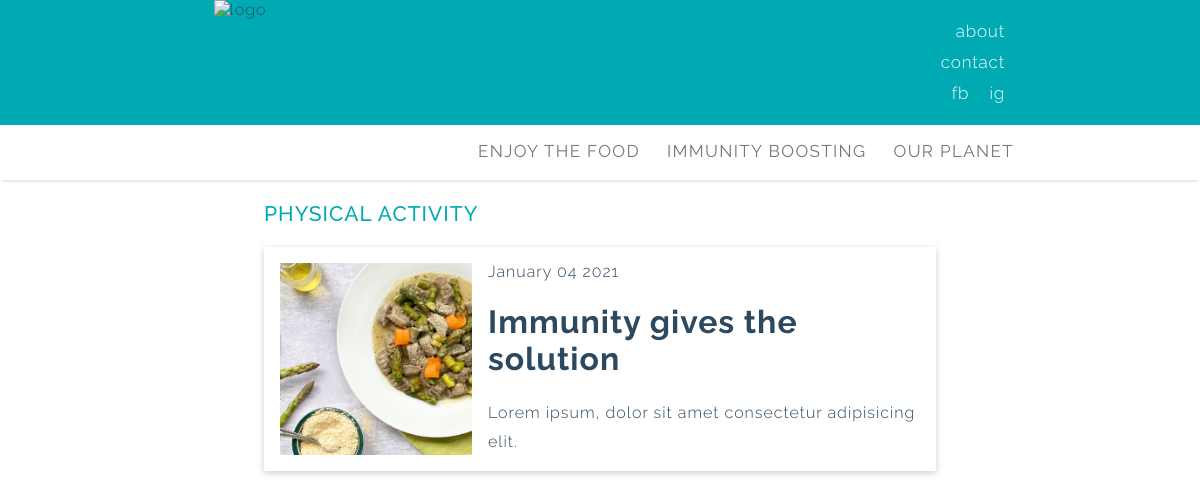
Screenshot of /filter/sub/physical-activity/ with the database file from the repository.
### blog/models.py (models this page shows, shortened)
class Category(models.Model):
    description = models.CharField(max_length=200, unique=True)
    status = models.IntegerField(choices=STATUS, default=0)
    slug = models.SlugField(max_length=200,unique=True, default='')
    class Meta:
        verbose_name_plural = 'Categories'

class SubCategory(models.Model):
    name = models.CharField(max_length=100, unique=True)
    category = models.CharField(max_length=200, choices=category_list, default='')
    status = models.IntegerField(choices=STATUS, default=0)
    slug = models.SlugField(max_length=200,unique=True, default='')
    class Meta:
        verbose_name_plural = 'Sub Categories'

class Post(models.Model):
    titleplus = models.CharField(max_length=200, default='')
    author = models.ForeignKey(User, on_delete= models.CASCADE,related_name='blog_posts')
    updated_on = models.DateTimeField(auto_now= True)
    created_on = models.DateTimeField(auto_now_add=True)
    custom_date = models.DateTimeField(null= True,blank=True)
    category = models.CharField(max_length=200, choices=category_list, default='')
    subcategory = models.CharField(max_length=200, choices=subcategory_list, default='uncategorized')
    status = models.IntegerField(choices=STATUS, default=0)
    thumbnail = models.FileField(upload_to=path_and_rename,blank=True)
    thumbnail_desc = models.CharField(max_length=200,default='',blank=True)
    opener_pic= models.FileField(upload_to=path_and_rename_opener,blank=True)
    intro = RichTextUploadingField()
    title = models.CharField(max_length=200, unique=True)
    slug = models.SlugField(max_length=200, unique=True)
    maintext = RichTextUploadingField(default='')
    intro1 = RichTextUploadingField(default='',blank=True)
    intro_pic= models.FileField(upload_to=path_and_rename_intro,blank=True)
    intro_pic_desc = models.CharField(max_length=200,default='',blank=True)
    legend = RichTextField(default='',blank=True)
    add_pic = models.FileField(upload_to=path_and_rename_add,blank=True)
    add_pic_desc = models.CharField(max_length=200,default='',blank=True)
    ingredients = RichTextField(blank=True)
    preparationtext = RichTextUploadingField(default='',blank=True)
    main_pic = models.FileField(upload_to=path_and_rename_main,blank=True)
    main_pic_desc = models.CharField(max_length=200,default='',blank=True)
    tip = RichTextField(default='',blank=True)
    relates_to = models.ForeignKey('self', on_delete=models.CASCADE, default=1)
    relates_to_desc = models.CharField(max_length=300,default='',blank=True)
    outro = RichTextUploadingField(default='',blank=True)
    class Meta:
        ordering = ['-created_on']
        verbose_name_plural = 'Posts'

### blog/views.py (the view)
# urls.py: path('filter/sub/<slug:slug>/', views.SubCategoryList.as_view(), name='subcategory_view'),
class SubCategoryList(generic.DetailView):
    model = SubCategory
    template_name = 'post_cat_list.html'
    def get_context_data(self, **kwargs):
        context = super(SubCategoryList, self).get_context_data(**kwargs)
        shared_context(context)
        return context

### blog/views.py (called while the page is built)
def shared_context(context):
    cat_queryset = Category.objects.all()
    context['cat_list'] = cat_queryset.filter(status=1).order_by('-id')
    context['cat_list_asc'] = cat_queryset.filter(status=1).order_by('id')
    subcat_queryset = SubCategory.objects.all()
    context['subcat_list'] = subcat_queryset.filter(status=1).order_by('-id')
    context['subcat_list_asc'] = subcat_queryset.filter(status=1).order_by('id')
    post_queryset = Post.objects.all()
    context['post_cat_list'] = post_queryset.filter(status=1).order_by('-id')
    context['post_subcat_list'] = post_queryset.filter(status=1).order_by('id')
    context['related_posts'] = post_queryset
    context['post_cat1_list'] = post_queryset.filter(category='Enjoy The Food').filter(status=1).order_by('id')
    context['post_cat1'] = Category.objects.get(id=1)

### blog/templates/post_cat_list.html
{% extends "base.html" %}
{% load static %}
{% block post_showcase %}
<div class="gallery-cat" id="galleryCat">
  <header class="post-cat-header">
    {% if request.resolver_match.url_name  == 'category_view' %}
    <h3 class="post-cat-title">{{object.description|upper}} </h3>
    {% else %}
    <h3 class="post-cat-title">{{object.name|upper}} </h3>
    {% endif %}
  </header>
  {% if request.resolver_match.url_name  == 'category_view' %}
    {% for post in post_cat_list %}
      {% if object.description == post.category %}
      <a href="{% url 'post_detail' post.slug  %}">
        <div class="post-cat-card">
          <div class="post-cat-card__img">
            <img src="../../media/post{{post.id}}/thumbs/post_thumb{{post.id}}.jpg" alt="">
          </div>
          <div class="post-cat-card__info">
            <div class="post-cat-card__date">
              <span>{{ post.created_on | date:"F d Y"}}</span>
            </div>
            <h1 class="post-cat-card__title">{{ post.title }}</h1>
            <p class="post-cat-card__text">Lorem ipsum, dolor sit amet consectetur adipisicing elit. </p>
          </div>
        </div>
      </a>
      {% endif %}
    {% endfor %}
  {% else %}
    {% for post in post_subcat_list %}
      {% if object.name == post.subcategory %}
      <a href="{% url 'post_detail' post.slug  %}">
        <div class="post-cat-card">
          <div class="post-cat-card__img">
            <img src="../../../media/post{{post.id}}/thumbs/post_thumb{{post.id}}.jpg" alt="">
          </div>
          <div class="post-cat-card__info">
            <div class="post-cat-card__date">
              <span>{{ post.created_on | date:"F d Y"}}</span>
            </div>
            <h1 class="post-cat-card__title">{{ post.titleplus }}</h1>
            <p class="post-cat-card__text">Lorem ipsum, dolor sit amet consectetur adipisicing elit. </p>
          </div>
        </div>
      </a>
      {% endif %}
    {% endfor %}
  {% endif %}
</div>
{% endblock  %}

### blog/templates/base.html (shortened to what this page needs)
{% load static %}
<!DOCTYPE html>
<html lang="en">
	<head>
		<link rel="stylesheet" href="/static/css/style.css" />
		<link rel="stylesheet" href="/static/css/responsive.css" />
	</head>
<body onresize="resizeWindow()">
<div class="header-wrapper">
	<div class="header">
		<div class="logo">
			<a href="/"><img src="{% static 'img/BwZ_logo_W.png' %}" alt="logo"></a>
		</div>
		<div class="header-nav">
			<ul>
				<li><a href="/">about</a></li>
				<li><a href="javascript:void(0)">contact</a></li>
				<li><a href="javascript:void(0)">fb</a>  <a href="javascript:void(0)">ig</a></li>
			</ul>
		</div>
	</div>
</div>
<div class="topnav-wrapper" id="myTopnavWrapper">
	<div class="topnav" id="myTopnav">
	<div class="desc">
	  {% for category in cat_list %}
	  <div class="dropdown">
		<button class="dropbtn"><a href="{% url 'category_view' category.slug  %}" class="">{{category.description}}</a></button>
	  </div>
	  {% endfor %}
	</div>
  </div>
</div>
	<div class="content" id="content">
		{% block post_showcase %}{% endblock post_showcase %}
	</div>
</body>
</html>

### static/css/style.css (style rules this page uses)
:root { --yellow: #ffc600; --black: rgb(45, 73, 95); --grey: #777777; --main: rgb(0, 170, 179); --main_transparent: rgba(0, 170, 179, 0.4); }
*, *:before, *:after { box-sizing: border-box; }
body { font-family: Raleway, sans-serif; letter-spacing: 1px; margin: 0; font-weight: 300; }
button { font-family: Raleway, sans-serif; }
h1,h2,h3,h4,h5,h6 { margin: 0,0,5px,0; }
p { margin: 0; line-height: 29px; }
.content { display: grid; }
.post-cat-title { display:inline-block !important; width: auto; color: var(--main); font-weight: 500; font-size: 21px; }
@media (max-width: 1440px) { .post-cat-title { display:inline-block !important; width: auto; color: var(--main); font-weight: 500; font-size: 21px; } }

### static/css/responsive.css (style rules this page uses)
img { max-width: 100%; }
.topnav-wrapper { box-shadow: 0 4px 2px -2px rgba(0,0,0,.1); z-index: 1; max-width: 100%; background-color: #fff; }
.topnav { overflow: hidden; background-color: #fff; margin: auto ; width: 70%; z-index: 2; }
.topnav a { float: right; display: block; color: var(--grey); text-decoration: none; font-size: 17px; text-transform: uppercase; text-align: center; letter-spacing: 0.08em; }
.logo { max-width: 120px; }
.dropdown { float: right; overflow: hidden; }
.header-wrapper { background-color: var(--main); max-width: 100%; }
.header { background-color: var(--main); text-align: center; margin: auto; width: 70%; display: grid; grid-template-columns: auto auto; }
.header-nav { display: block; color: white; text-align: right; }
.header-nav a { color: white; font-size: 17px; letter-spacing: .05em; padding-right: 15px; }
.header-nav>ul { list-style-type: none; line-height: 30px; }
.dropdown .dropbtn { font-size: 17px; border: none; color: var(--grey); background-color: inherit; line-height: 20px; text-transform: uppercase; letter-spacing: 0.08em; text-align: center; }
@media (min-width: 960px) { .dropdown .dropbtn { font-size: 17px; border: none; color: var(--grey); padding-left: 21px; background-color: inherit; line-height: 50px; text-transform: uppercase; letter-spacing: 0.08em; text-align: center; } }
@media (min-width: 960px) { .gallery-cat { display: block; margin: auto; width: 56%; height: 100vmax; } }
@media (min-width: 960px) { .post-cat-card { max-width: 80rem; max-height: 14rem; margin-bottom: 1rem; box-shadow: 0 0.1rem 0.4rem rgba(0,0,0,0.2); display: flex; align-items: center; height: 14rem; } }
@media (min-width: 960px) { .post-cat-card__img { min-width: 12rem; max-width: 14rem; height: 12rem; width: 12rem; transform: translateX(1rem); position: relative; } }
@media (min-width: 960px) { .post-cat-card__img img { width: 100%; height: 100%; object-fit: cover; } }
@media (min-width: 960px) { .post-cat-card__info { padding-left: 2rem; } }
@media (min-width: 960px) { a { text-decoration: none; color: var(--black); } }

### rows the page displays
Category: description "OUR PLANET"
Category: description "IMMUNITY BOOSTING"
Category: description "ENJOY THE FOOD"
SubCategory: name "PHYSICAL ACTIVITY"
Post: created_on "January 04 2021", titleplus "Immunity gives the solution"
